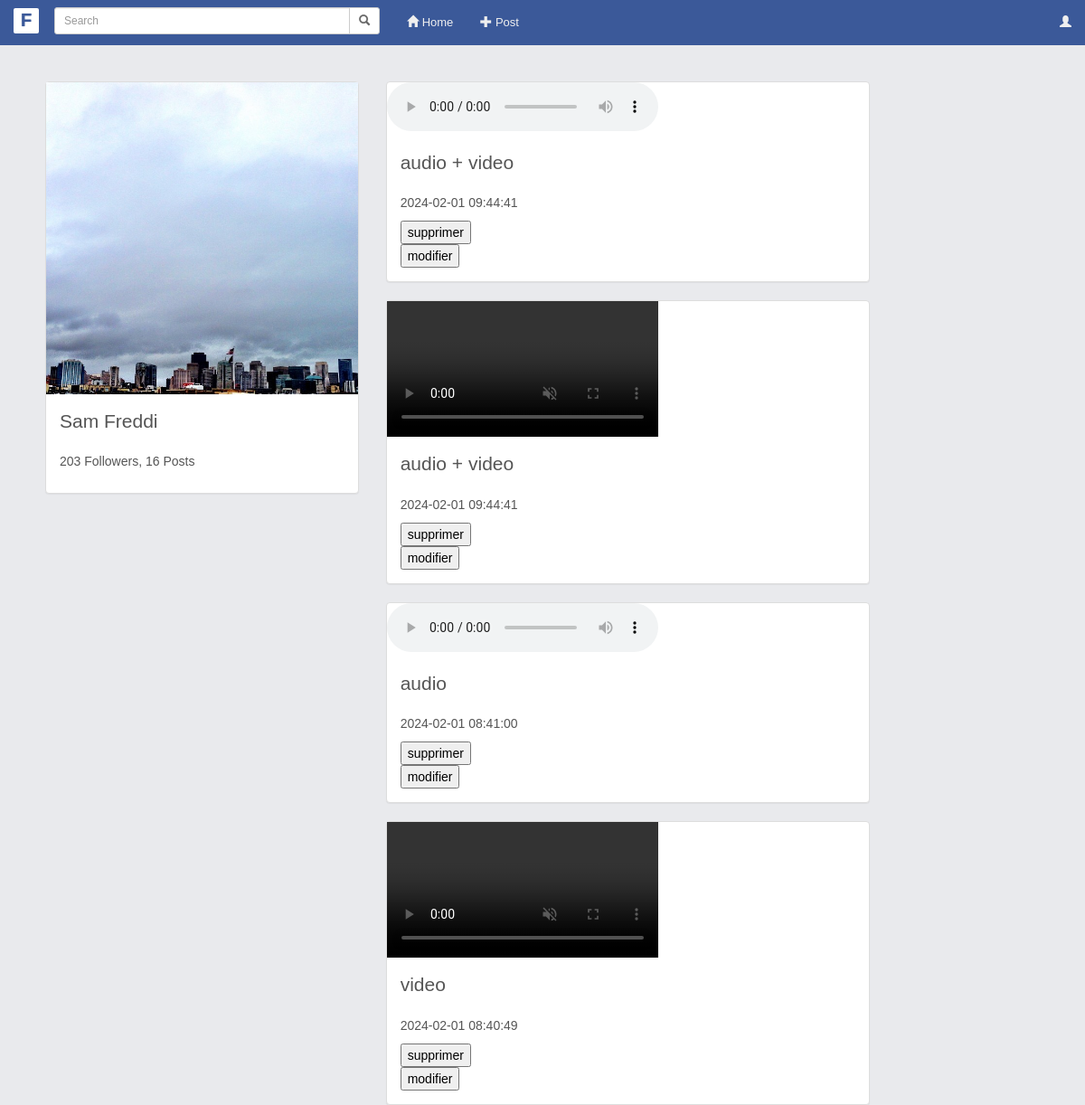
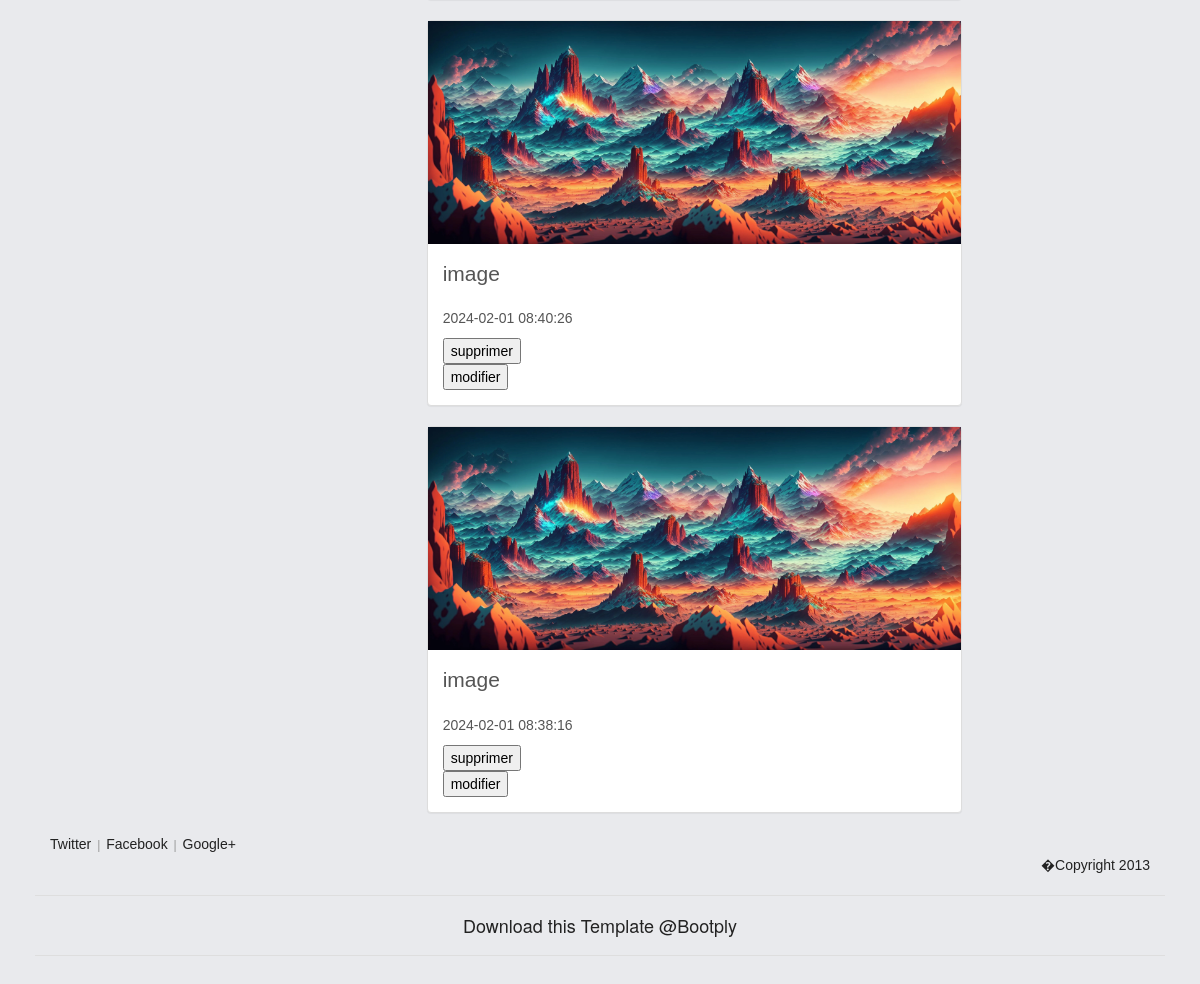
The page / on the database its author committed (2 pictures, top to bottom).
### tables this page shows
CREATE TABLE `MEDIA` (
  `idMedia` int(11) NOT NULL AUTO_INCREMENT,
  `typeMedia` varchar(100) NOT NULL,
  `nomMedia` varchar(100) NOT NULL,
  `creationDate` timestamp NOT NULL DEFAULT current_timestamp() ON UPDATE current_timestamp(),
  `idPost` int(11) NOT NULL,
  PRIMARY KEY (`idMedia`),
  KEY `MEDIA_POST_FK` (`idPost`),
  CONSTRAINT `MEDIA_POST_FK` FOREIGN KEY (`idPost`) REFERENCES `POST` (`idPost`)
);

CREATE TABLE `POST` (
  `idPost` int(11) NOT NULL AUTO_INCREMENT,
  `commentaire` varchar(100) NOT NULL,
  `creationDate` timestamp NOT NULL DEFAULT current_timestamp() ON UPDATE current_timestamp(),
  `modificationDate` timestamp NULL DEFAULT NULL,
  PRIMARY KEY (`idPost`)
);

### modele/db/database.php (called while the page is built, shortened)
<?php
class EDatabase {
	private static $objInstance;
	private static function getInstance() {
		if(!self::$objInstance){
			try{
				$dsn = EDB_DBTYPE.':host='.EDB_HOST.';port='.EDB_PORT.';dbname='.EDB_DBNAME;
			   	self::$objInstance = new PDO($dsn, EDB_USER, EDB_PASS, array('charset'=>'utf8'));
				self::$objInstance->setAttribute(PDO::ATTR_ERRMODE, PDO::ERRMODE_EXCEPTION);
			}catch(PDOException $e ){
				echo "EDatabase Error: ".$e;
			}
		}
		return self::$objInstance;
	}
	final public static function __callStatic( $chrMethod, $arrArguments ) {
		$objInstance = self::getInstance();
		return call_user_func_array(array($objInstance, $chrMethod), $arrArguments);
	}
}

### modele/getMedia.php (called while the page is built, shortened)
<?php
class EMedia
{
    public function __construct($InIdMedia = "", $InNomMedia = "", $InTypeMedia = "", $InDateCreation = "", $InIdPost = "")
    {
        $this->nom = $InNomMedia;
        $this->type = $InTypeMedia;
        $this->idPost = $InIdPost;
    }
}
function getAllMedia()
{
    $tabBlog = array();
    $sql = "SELECT MEDIA.idMedia, MEDIA.nomMedia, MEDIA.typeMedia, MEDIA.creationDate, MEDIA.idPost
    FROM MEDIA
    ORDER BY MEDIA.creationDate DESC";
    $statement = EDatabase::prepare($sql, array(PDO::ATTR_CURSOR => PDO::CURSOR_FWDONLY));
    try {
        $statement->execute();
    } catch (PDOException $e) {
        return false;
    }
    while ($row = $statement->fetch(PDO::FETCH_ASSOC, PDO::FETCH_ORI_NEXT)) {
        $tabBlog[] = new EMedia($row['idMedia'], $row['nomMedia'],$row['typeMedia'], $row['creationDate'], $row['idPost']);
    }
    return $tabBlog;
}

### modele/getPost.php (called while the page is built, shortened)
<?php
class EPost
{
    public function __construct($InIdPost = "", $InCommentaire = "", $InDateCreation = "", $InDateModification = "")
    {
        $this->commentaire = $InCommentaire;
        $this->dateCreation = $InDateCreation;
    }
}
function getMessageById($id){
    $sql = "SELECT POST.idPost, POST.commentaire, POST.creationDate, POST.modificationDate
    FROM POST
    WHERE idPost = :i
    ORDER BY POST.creationDate";
    $statement = EDatabase::prepare($sql, array(PDO::ATTR_CURSOR => PDO::CURSOR_FWDONLY));
    try {
        $statement->execute(array(":i" => $id));
    } catch (PDOException $e) {
        return false;
    }
    while ($row = $statement->fetch(PDO::FETCH_ASSOC, PDO::FETCH_ORI_NEXT)) {
        $c = new EPost($row['idPost'], $row['commentaire'],$row['creationDate'], $row['modificationDate']);
    }
    return $c;
}

### controller/c_display.php (the view, shortened to what this page needs)
<?php
require_once './modele/getPost.php';
require_once './modele/getMedia.php';
$video_mime_types = ['mp4', 'webm', 'ogg'];
$audio_mime_types = ['mpeg', 'wav', 'mp3', 'ogg'];
$allMedia = getAllMedia();
$div = "";
$chemin = "./vue/imgPost/";
foreach ($allMedia as $key => $value) {
    $post = getMessageById($value->idPost);
    if(in_array($value->type, $video_mime_types)){
        $div .= '<div class="panel panel-default">';
        $div .= '<div class="panel-thumbnail">';
        $div .= '<video class="img-responsive " autoplay loop controls muted>';
        $div .= '<source class="" src="'.$chemin . $value->nom . $value->type.'" type="video/'. $value->type.'">';
        $div .= '</video>';
        $div .= '</div>';
        $div .= '<div class="panel-body">';
        $div .= ' <p class="lead">'. $post->commentaire .'</p>';
        $div .= '<p>'. $post->dateCreation.'</p>';
        $div .= '<form action="#" method POST> <input type="submit" name="delete" value="supprimer"></input></form>';
        $div .= '<form action="#" method POST> <input type="submit" name="modifier" value="modifier"></input></form>';
        $div .= '</div></div>';
    }else if(in_array($value->type, $audio_mime_types)){
        $div .= '<div class="panel panel-default">';
        $div .= '<div class="media">';
        $div .= '<audio class="align-self-center mr-3" controls>';
        $div .='  <source src="'.$chemin . $value->nom . $value->type.'" type="audio/'. $value->type.'">';
        $div .='  </audio>';
        $div .='  </div>';
        $div .= '<div class="panel-body">';
        $div .= ' <p class="lead">'. $post->commentaire .'</p>';
        $div .= '<p>'. $post->dateCreation.'</p>';
        $div .= '<form action="#" method POST> <input type="submit" name="delete" value="supprimer"></input></form>';
        $div .= '<form action="#" method POST> <input type="submit" name="modifier" value="modifier"></input></form>';
        $div .= '</div></div>';
    }else{
        $div .= '<div class="panel panel-default">';
        $div .= '<div class="panel-thumbnail"><img src="'. $chemin . $value->nom . $value->type .'" class="img-responsive"></div>';
        $div .= '<div class="panel-body">';
        $div .= ' <p class="lead">'. $post->commentaire .'</p>';
        $div .= '<p>'. $post->dateCreation.'</p>';
        $div .= '<form action="#" method POST> <input type="submit" name="delete" value="supprimer"></input></form>';
        $div .= '<form action="#" method POST> <input type="submit" name="modifier" value="modifier"></input></form>';
        $div .= '</div></div>';
    }
}

### controller/c_controller.php (shortened to what this page needs)
<?php
require_once './modele/db/database.php';
if (!isset($_GET['page'])) {
    require_once './controller/c_display.php';
    require_once './vue/page/home.php';
}

### vue/page/home.php (shortened to what this page needs)
<!DOCTYPE html>
<html lang="en">
<head>
	<link href="./vue/css/bootstrap.css" rel="stylesheet">
	<link href="./vue/css/facebook.css" rel="stylesheet">
</head>
<body>
	<div class="wrapper">
		<div class="box">
			<div class="row row-offcanvas row-offcanvas-left">
				<div class="column col-sm-12 col-xs-12" id="main">
					<div class="navbar navbar-blue navbar-fixed-top ">
						<div class="navbar-header">
							<a href="?page=home" class="navbar-brand logo">F</a>
						</div>
						<nav class="collapse navbar-collapse" role="navigation">
							<form class="navbar-form navbar-left">
								<div class="input-group input-group-sm" style="max-width:360px;">
									<input class="form-control" placeholder="Search" name="srch-term" id="srch-term" type="text">
									<div class="input-group-btn">
										<button class="btn btn-default" type="submit"><i class="glyphicon glyphicon-search"></i></button>
									</div>
								</div>
							</form>
							<ul class="nav navbar-nav">
								<li>
									<a href="#"><i class="glyphicon glyphicon-home"></i> Home</a>
								</li>
								<li>
									<a href="?page=post" role="button" data-toggle="modal"><i class="glyphicon glyphicon-plus"></i>
										Post</a>
								</li>
							</ul>
							<ul class="nav navbar-nav navbar-right">
								<li class="dropdown">
									<a href="#" class="dropdown-toggle" data-toggle="dropdown"><i class="glyphicon glyphicon-user"></i></a>
								</li>
							</ul>
						</nav>
					</div>
					<div class="padding">
						<div class="full col-sm-12">
							<div class="row">
								<div class="col-sm-4">
									<div class="panel panel-default">
										<div class="panel-thumbnail"><img src="./vue/css/img/bg_5.jpg" class="img-responsive"></div>
										<div class="panel-body">
											<p class="lead">Sam Freddi</p>
											<p>203 Followers, 16 Posts</p>
										</div>
									</div>
								</div>
								<div class="col-sm-6">
									<?= $div ?>
								</div>
								<div class="col-sm-4 bg-dark">
								</div>
							</div>
							<div class="row">
								<div class="col-sm-6">
									<a href="#">Twitter</a> <small class="text-muted">|</small> <a href="#">Facebook</a>
									<small class="text-muted">|</small> <a href="#">Google+</a>
								</div>
							</div>
							<div class="row" id="footer">
								<div class="col-sm-6">
								</div>
								<div class="col-sm-6">
									<p>
										<a href="#" class="pull-right">�Copyright 2013</a>
									</p>
								</div>
							</div>
							<hr>
							<h4 class="text-center">
								<a href="http://usebootstrap.com/theme/facebook" target="ext">Download this Template
									@Bootply</a>
							</h4>
							<hr>
						</div>
					</div>
				</div>
			</div>
		</div>
	</div>
</body>
</html>

### index.php (shortened to what this page needs)
<?php
require_once './controller/c_controller.php';
?>
<!DOCTYPE html>
<html lang="en">
<head>
</head>
</html>

### vue/css/facebook.css (style rules this page uses)
html, body { height: 100%; font-family: verdana, arial, sans-serif; color: #555555; }
.nav { font-family: Arial, sans-serif; font-size: 13px; }
a { color: #222222; }
hr { border-color: #dedede; }
.wrapper, .row { height: 100%; margin-left: 0; margin-right: 0; }
.wrapper:before, .wrapper:after, .column:before, .column:after { content: ""; display: table; }
.wrapper:after, .column:after { clear: both; }
.column { height: 100%; overflow: auto; width: auto; }
.column .padding { padding: 20px; }
.full { padding-top: 70px; }
.box { bottom: 0; left: 0; position: absolute; right: 0; top: 0; background-color: #444444; }
.navbar-blue { border-width: 0; background-color: #3B5999; color: #ffffff; font-family: arial, sans-serif; top: 0; position: fixed; width: inherit; }
.navbar-blue li>a, .navbar-toggle { color: #efefef; }
#main { background-color: #e9eaed; padding-left: 0; padding-right: 0; }
.logo { display: block; padding: 3px; background-color: #fff; color: #3B5999; height: 28px; width: 28px; margin: 9px; margin-right: 2px; margin-left: 15px; font-size: 20px; font-weight: 700; text-align: center; text-decoration: none; text-shadow: 0 0 1px; border-radius: 2px; }
#footer { margin-bottom: 20px; }
.btn-default { color: #666666; text-shadow: 0 0 1px rgba(0, 0, 0, .3); }
small.text-muted { font-family: courier, courier-new, monospace; }

### rows shown on the page
media: idPost.commentaire "audio + video", idPost.creationDate "2024-02-01 09:44:41"
media: idPost.commentaire "audio + video", idPost.creationDate "2024-02-01 09:44:41"
media: idPost.commentaire "audio", idPost.creationDate "2024-02-01 08:41:00"
media: idPost.commentaire "video", idPost.creationDate "2024-02-01 08:40:49"
media: nomMedia+typeMedia (picture), idPost.commentaire "image", idPost.creationDate "2024-02-01 08:40:26"
media: nomMedia+typeMedia (picture), idPost.commentaire "image", idPost.creationDate "2024-02-01 08:38:16"
